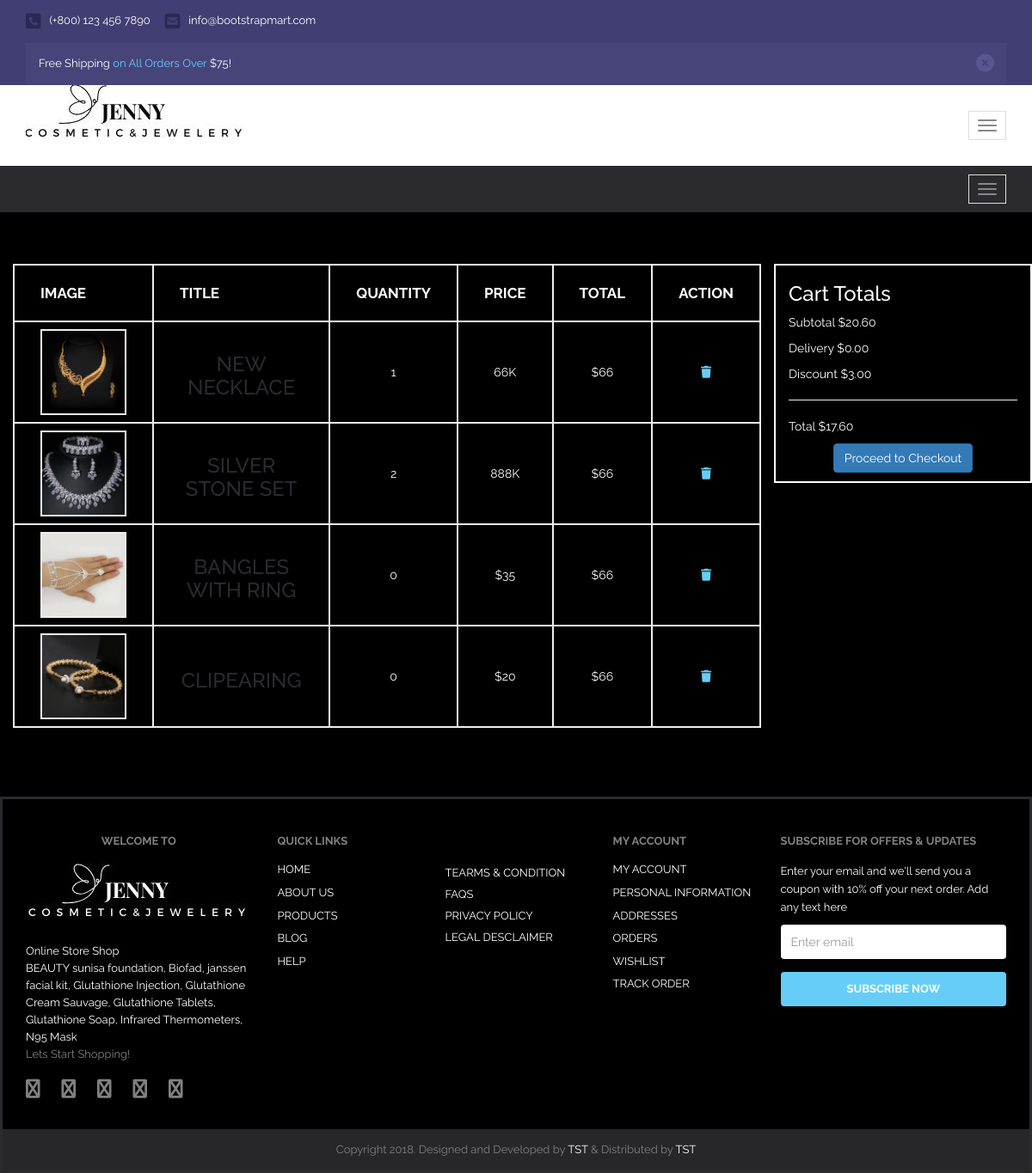
Page /cart.php (signed in) on the committed database.
### tables this page shows
CREATE TABLE `cart` (
  `cartid` int(11) NOT NULL,
  `userid` int(11) NOT NULL,
  `proid` int(11) NOT NULL,
  `cartqty` tinyint(20) NOT NULL,
  `cartstatus` tinyint(1) NOT NULL DEFAULT 1,
  `cartdate` datetime NOT NULL DEFAULT current_timestamp(),
  `carttime` time NOT NULL DEFAULT current_timestamp()
);

CREATE TABLE `addproduct` (
  `pid` int(11) NOT NULL,
  `ptitle` varchar(255) NOT NULL,
  `pdescription` text NOT NULL,
  `pcategory` int(255) NOT NULL,
  `pprice` varchar(255) NOT NULL,
  `pimage` varchar(255) NOT NULL,
  `status` tinyint(4) NOT NULL DEFAULT 1
);

### cart.php (the view, shortened to what this page needs)
<?php
include('includes/navbar.php');
include('includes/config.php');
?>
<div class="" style= "background-color:black; color:white;">
<br>
<br>
<br>
<section class="ftco-section ftco-cart" style= "background-color:black; color:white;">
	<div class="container-fluid">
		<div class="row">
			<div class="col-md-9 ">
				<table class="table" style= "background-color:black; color:white;">
					<thead class="thead-primary">
						<tr class="text-center" style= "background-color:black; color:white;">
							<th style= "background-color:black; color:white;">Image</th>
							<th style= "background-color:black; color:white;">Title</th>
							<th style= "background-color:black; color:white;">Quantity</th>
							<th style= "background-color:black; color:white;">Price</th>
							<th style= "background-color:black; color:white;">Total</th>
							<th style= "background-color:black; color:white;">Action</th>
						</tr>
					</thead>
					<tbody>
						<?php
						$current_user_id = $_SESSION['userid'];
						$cart_data = "SELECT * from cart AS c INNER JOIN `user-register` AS user ON c.userid = user.id INNER JOIN addproduct AS p ON p.pid = c.proid WHERE c.userid = '$current_user_id'";
						$result = mysqli_query($connection, $cart_data);
						if (mysqli_num_rows($result) > 0) {
							while ($row = mysqli_fetch_assoc($result)) {
								?>
								<tr class="text-center">
									<td class="image-prod"><img class="img" src=" <?php
									echo 'images/' . $row['pimage'] ?>" alt=""></td>
									<td class="product-name">
										<h3>
											<?php
											echo $row['ptitle'] ?>
										</h3>
									</td>
									<td>
									<?php echo $row['cartqty'] ?>
									</td>
									<td class="price">
										<?php echo $row['pprice'] ?>
									</td>
									<td class="total">$66</td>
									<td class="action">
										<a href="removecart.php?itemid=<?php echo $row['cartid'] ?>" class="text-dark"><i
												class="fa-solid fa-trash"></i></a>
									</td>
								</tr>
								<?php
							}
						}
						?>
			</div>
		</div>
		<div class="col-md-3 mt-5 ftco-animate" style="border: 2px solid white;">
			<div class="cart-total mb-3">
				<h3>Cart Totals</h3>
				<p class="d-flex">
					<span>Subtotal</span>
					<span>$20.60</span>
				</p>
				<p class="d-flex">
					<span>Delivery</span>
					<span>$0.00</span>
				</p>
				<p class="d-flex">
					<span>Discount</span>
					<span>$3.00</span>
				</p>
				<hr>
				<p class="d-flex total-price">
					<span>Total</span>
					<span>$17.60</span>
				</p>
			</div>
			<p class="text-center"><a href="checkout.php" class="btn btn-primary py-3 px-4">Proceed to Checkout</a></p>
		</div>
	</div>
	</div>
<br>
<br>
<br>
<?php
include('includes/footer.php');
?>

### includes/navbar.php (shortened to what this page needs)
<!DOCTYPE html>
<html lang="en">
  <head>
    <link href='font-awesome/css/font-awesome.css' rel='stylesheet' type='text/css'>
    <link href="css/bootstrap.min.css" rel="stylesheet">
    <link href="style.css" rel="stylesheet">
    <link href="responsive.css" rel="stylesheet">
    <link href="css/owl.carousel.css" rel="stylesheet">
    <link href="css/owl.theme.css" rel="stylesheet">
    <link href="css/owl.transitions.css" rel="stylesheet">
    <link href="css/prettyPhoto.css" rel="stylesheet">
    <link rel="stylesheet" href="https://cdnjs.cloudflare.com/ajax/libs/font-awesome/6.4.2/css/all.min.css" />
  </head>
  <body bgcolor="white">
      <div id="wrapper" class="homepage-1">
          <div id="header">
              <div class="top">
                  <div class="container">
                      <ul class="top-support">
                          <li><i class="fa fa-phone-square"></i><span>(+800) 123 456 7890</span></li>
                          <li><a href=""><i class="fa fa-envelope-square"></i><span>info@bootstrapmart.com</span></a></li>
                      </ul>
                      <div class="clearfix"></div>
                      <div class="top-offers show-mobile">
                          <div class="alert alert-warning alert-dismissible fade in offers" role="alert">
                              <button type="button" class="close" data-dismiss="alert" aria-label="Close"><span aria-hidden="true"><i class="fa fa-times-circle"></i></span></button>
                              Free Shipping <a href="">on All Orders Over</a> $75!
                          </div>
                      </div>
                  </div>
              </div>
              <div id="believe-nav">
                  <div class="container">
                      <div class="min-marg">
                          <nav class="navbar navbar-default" >
                                  <div class="navbar-header">
                                      <button type="button" class="navbar-toggle collapsed" data-toggle="collapse" data-target="#bs-example-navbar-collapse-1">
                                          <span class="icon-bar"></span>
                                          <span class="icon-bar"></span>
                                          <span class="icon-bar"></span>
                                      </button>
                                      <a class="navbar-brand" href="index.php" style="margin-top:-30px;"><img src="images/lo1.jpg" alt=""></a>
                                  </div>
                          </nav>
                      </div>
                  </div>
              </div>
              <div id="cat-nav">
              <div class="container">
                  <nav class="navbar navbar-default">
                      <div class="navbar-header">
                          <button type="button" class="navbar-toggle collapsed" data-toggle="collapse" data-target="#cat-nav-mega">
                              <span class="icon-bar"></span>
                              <span class="icon-bar"></span>
                              <span class="icon-bar"></span>
                          </button>
                      </div>
                  </nav>
              </div>
              </div>
          </div>

### includes/footer.php (shortened to what this page needs)
<html>
</html>
<div id="footer" class="foot">
              <div class="footer-widget" style="background-color: black;">
                  <div class="container">
                      <div class="row">
                          <div class="col-md-3">
                              <div class="text-widget">
                                  <div class="wid-title" ><center> Welcome to</center></div>
                                  <img src="images/lo2.jpg" alt="">
                                  <p>Online Store Shop <br> BEAUTY sunisa foundation, Biofad, janssen facial kit,
                                  Glutathione Injection, Glutathione Cream Sauvage, Glutathione Tablets, Glutathione
                                  Soap, Infrared Thermometers, N95 Mask<br><a href="">Lets Start Shopping!</a>
                                  </p>
                                  <ul class="ft-soc clearfix">
                                      <li><a href=""><i class="fa fa-facebook-square"></i></a></li>
                                      <li><a href=""><i class="fa fa-twitter"></i></a></li>
                                      <li><a href=""><i class="fa fa-google-plus-square"></i></a></li>
                                      <li><a href=""><i class="fa fa-instagram"></i></a></li>
                                      <li><a href=""><i class="fa fa-pinterest"></i></a></li>
                                  </ul>
                              </div>
                          </div>
                          <div class="col-md-2">
                              <div class="quick-links">
                                  <div class="wid-title">Quick Links</div>
                                  <ul>
                                      <li><a href="index.php">Home</a></li>
                                      <li><a href="about.php">About US</a></li>
                                      <li><a href="products.php">Products</a></li>
                                      <li><a href="blogdetails.php">blog</a></li>
                                      <li><a href="#">help</a></li>
                                  </ul>
                              </div>
                          </div>
                          <div class="col-md-2">
                              <div class="term">
                                  <div class="wid-title">&nbsp;</div>
                                  <p>
                                      <a href="#">Tearms & condition</a><br/>
                                      <a href="#">FAQs</a><br/>
                                      <a href="#">Privacy Policy</a><br/>
                                      <a href="#">Legal Desclaimer</a><br/>
                                  </p>
                              </div>
                          </div>
                          <div class="col-md-2">
                              <div class="quick-links">
                                  <div class="wid-title">My Account</div>
                                  <ul>
                                      <li><a href="#">My Account</a></li>
                                      <li><a href="#">Personal Information</a></li>
                                      <li><a href="#">Addresses</a></li>
                                      <li><a href="#">Orders</a></li>
                                      <li><a href="#">Wishlist</a></li>
                                      <li><a href="#">track order</a></li>
                                  </ul>
                              </div>
                          </div>
                          <div class="col-md-3">
                              <div class="subscribe">
                                  <div class="wid-title">Subscribe for OFFERS & UPDATES</div>
                                  <p>
                                      Enter your email and we'll send you a coupon
                                      with 10% off your next order. Add any text here
                                  </p>
                                  <form>
                                      <div class="form-group">
                                          <input type="email" class="form-control" id="exampleInputEmail1" placeholder="Enter email">
                                      </div>
                                      <button type="submit" class="btn btn-default">Subscribe Now</button>
                                  </form>
                              </div>
                          </div>
                      </div>
                  </div>
              </div>
              <div class="footer-text">
                  <div class="container">
                      <p>Copyright 2018. Designed and Developed by <a href="https://bootstrapmart.com/">TST </a> &amp; Distributed by <a href="https://themewagon.com/">TST</a></p>
                  </div>
              </div>
          </div>
      </div>
  </body>
</html>

### responsive.css (style rules this page uses)
.top-offers.show-mobile, #open-srch-form-mod { display:none; }
@media (max-width:1200px) { #cat-nav .navbar-toggle { margin:10px 0; } }
@media (max-width:1200px) { .top-offers { display:none; } }
@media (max-width:1200px) { .top-offers.show-mobile { display:block; float:none; width:100%; max-width:none; } }
@media (max-width:1200px) { .offers { width:100%; max-width:none; } }
@media (max-width:1200px) { .navbar-header { float: none; } }
@media (max-width:1200px) { .navbar-toggle { display: block; margin:0 15px; border-radius:0; } }

### includes/footer.php (style rules this page uses)
.foot { border: 3px solid #2b2a2f; box-sizing: border-box; transition: all 0.2s ease-in; }

### rows in the picture
cart: proid.pimage (picture), proid.ptitle "NEW NECKLACE", cartqty "1", proid.pprice "66K"
cart: proid.pimage (picture), proid.ptitle "SILVER STONE SET", cartqty "2", proid.pprice "888K"
cart: proid.pimage (picture), proid.ptitle "BANGLES WITH RING", cartqty "0", proid.pprice "$35"
cart: proid.pimage (picture), proid.ptitle "CLIPEARING", cartqty "0", proid.pprice "$20"
